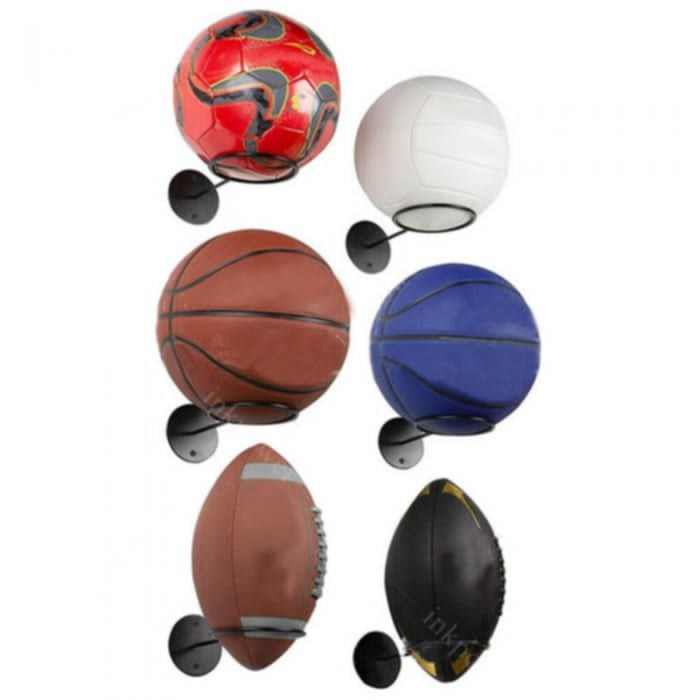
#> input picture Task1/images/image (1).png, 700 x 700 px
$ python -i ball_interception.py   (imports and definitions only)
#> lines starting #> are read from the running program, lines starting #| are printed output that depends on the picture; after the words box and inside, x2 and y2 are one past the last pixel; in counts of white or black regions, pixels touching at a corner belong together
#> further down, picture is the input picture: shape (700, 700, 3); mean B, G, R 205.4, 204.5, 214.3
import cv2
import numpy as np
from scipy.integrate import odeint
import matplotlib.pyplot as plt
import os


class BallTracker:
    def __init__(self):
        self.g = 9.81  # gravitational acceleration
        self.positions = []  # store detected ball positions
        self.timestamps = []  # store corresponding timestamps

    def detect_ball(self, frame):
        """Detect the ball in a frame using color thresholding and contour detection"""
        # Convert to HSV color space
        hsv = cv2.cvtColor(frame, cv2.COLOR_BGR2HSV)
#> hsv: shape (700, 700, 3); mean H, S, V 18.9, 27.1, 217.4

        # Define range for ball color (adjust these values based on your ball)
        # These values are for a red ball - adjust based on your ball's color
        lower1 = np.array([0, 100, 100])
        upper1 = np.array([10, 255, 255])
        lower2 = np.array([160, 100, 100])
        upper2 = np.array([180, 255, 255])

        # Create masks for both ranges and combine
        mask1 = cv2.inRange(hsv, lower1, upper1)
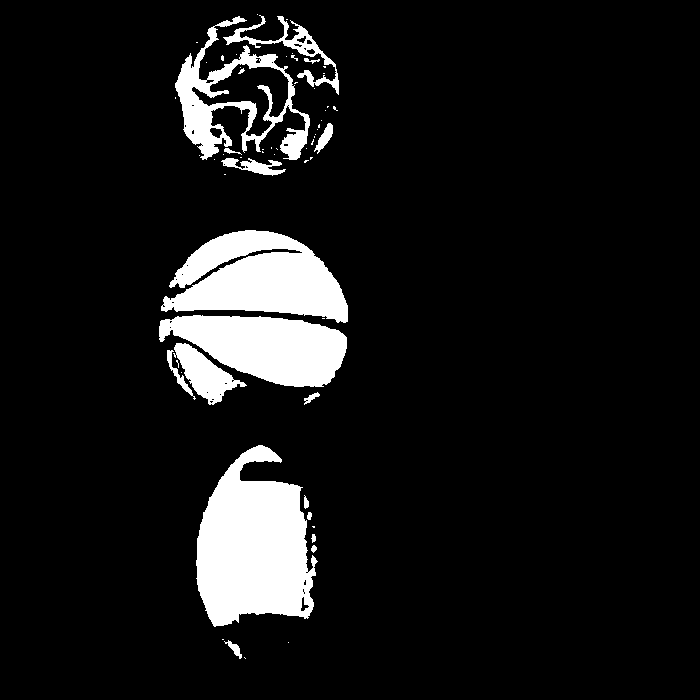
#> mask1: shape (700, 700); 9.3% white; 62 white regions (44 under 20 px), largest, box (x1, y1, x2, y2) and area: (196, 445, 318, 627) 15030, (161, 230, 348, 323) 11070, (159, 315, 347, 387) 8923
        mask2 = cv2.inRange(hsv, lower2, upper2)
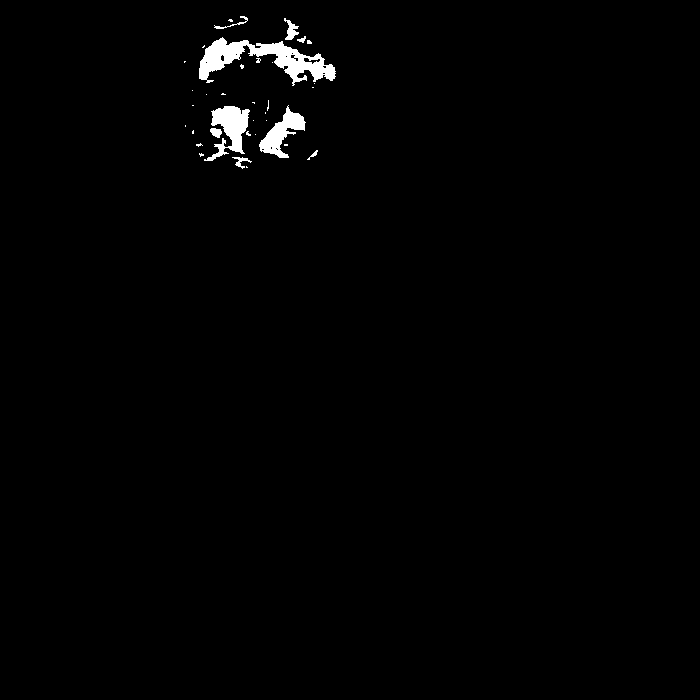
#> mask2: shape (700, 700); 1.1% white; 35 white regions (26 under 20 px), largest, box (x1, y1, x2, y2) and area: (199, 37, 336, 86) 2609, (204, 106, 250, 161) 1196, (259, 105, 306, 158) 982
        mask = cv2.bitwise_or(mask1, mask2)
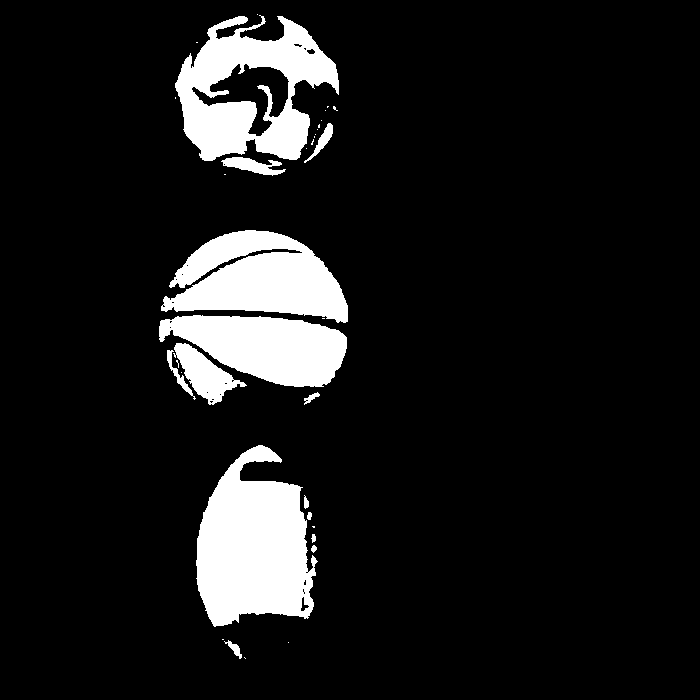
#> mask: shape (700, 700); 10.4% white; 35 white regions (21 under 20 px), largest, box (x1, y1, x2, y2) and area: (196, 445, 318, 627) 15030, (175, 15, 339, 161) 12535, (161, 230, 348, 323) 11070

        # Apply morphological operations
        mask = cv2.erode(mask, None, iterations=2)
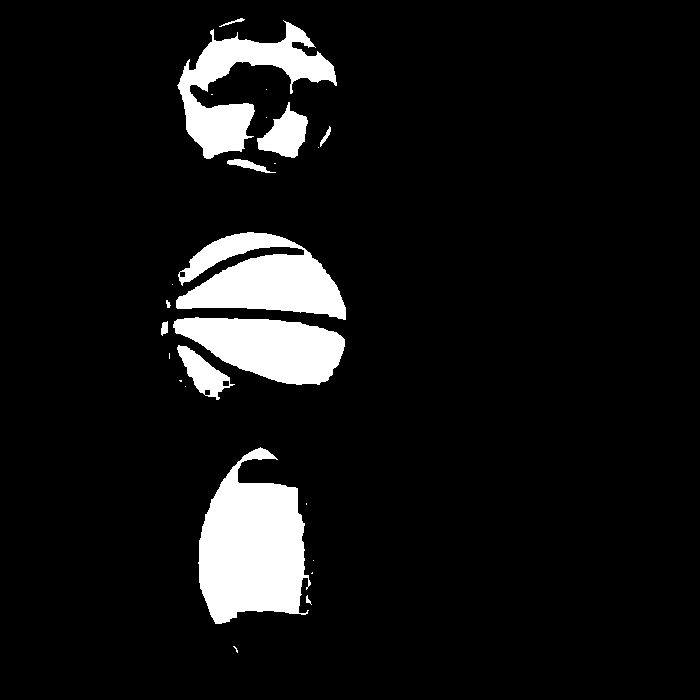
#> mask: shape (700, 700); 8.4% white; 25 white regions (13 under 20 px), largest, box (x1, y1, x2, y2) and area: (198, 447, 311, 624) 13262, (176, 232, 346, 320) 9094, (177, 20, 337, 159) 7724
        mask = cv2.dilate(mask, None, iterations=2)
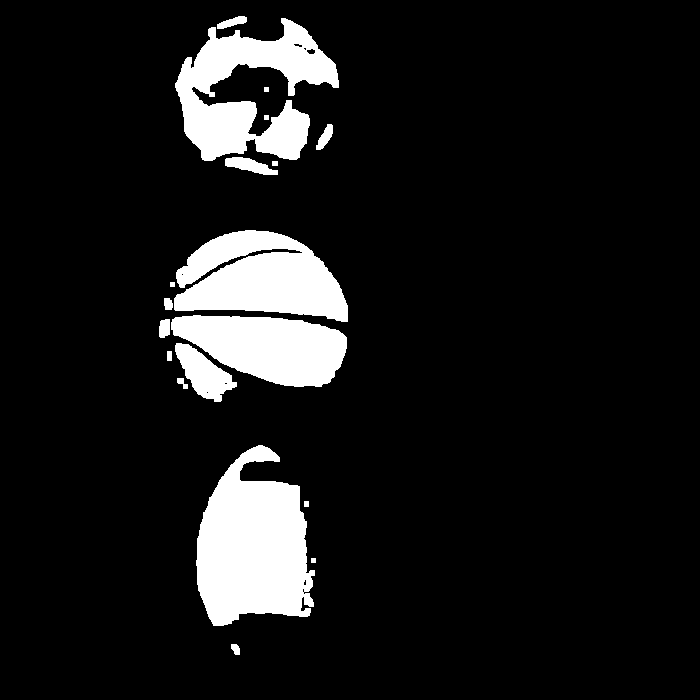
#> mask: shape (700, 700); 10.1% white; 19 white regions

        # Find contours
        contours, _ = cv2.findContours(mask, cv2.RETR_EXTERNAL, cv2.CHAIN_APPROX_SIMPLE)
#> contours = 19 contours, 4 with area under 20; largest, box (x1, y1, x2, y2) and area: (196, 445, 315, 626) 14593, (175, 18, 339, 161) 11382, (174, 230, 348, 322) 10502, (171, 315, 347, 387) 8502, (175, 343, 237, 402) 1718

        if contours:
            # Find the largest contour (assumed to be the ball)
            c = max(contours, key=cv2.contourArea)
#> c = contour of 247 points, box (x1, y1, x2, y2) (196, 445, 315, 626), area 14593
            ((x, y), radius) = cv2.minEnclosingCircle(c)
#> x = 252.6; y = 539.1; radius = 94.57

            # Debug visualization
            debug_frame = frame.copy()
            cv2.circle(debug_frame, (int(x), int(y)), int(radius), (0, 255, 0), 2)
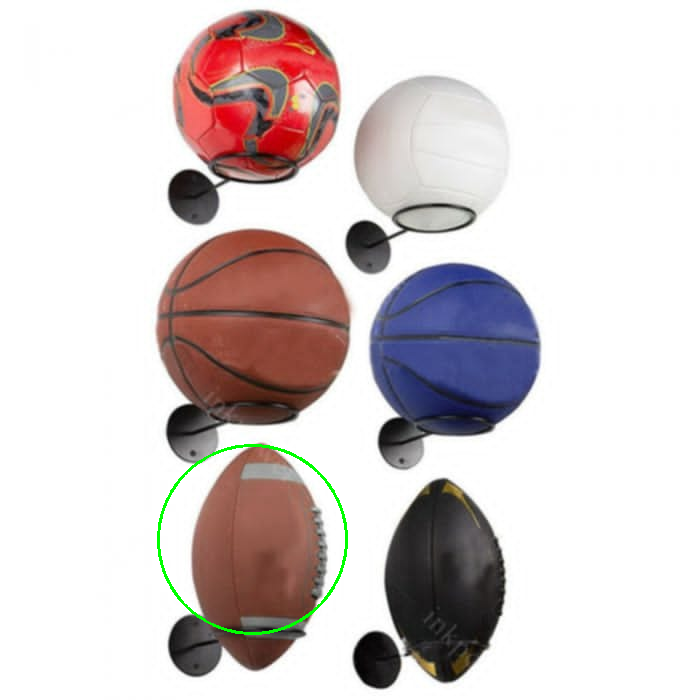
#> debug_frame: shape (700, 700, 3); 0.36% of pixels changed, all inside (x1, y1, x2, y2) = (157, 444, 348, 635)
            cv2.imshow('Ball Detection', debug_frame)
            cv2.imshow('Mask', mask)
            cv2.waitKey(1)

            return (int(x), int(y)), int(radius)
        return None, None

    # [154 lines left out: functions ball_motion_ode, fit_trajectory, calculate_intercept, process_video, create_animation, main, not called in this run]


# [2 lines not run here, left out]

>>> import cv2
>>> picture = cv2.imread('../Task1/images/image (1).png')
>>> result = BallTracker().detect_ball(picture)
#> result = ((252, 539), 94)
